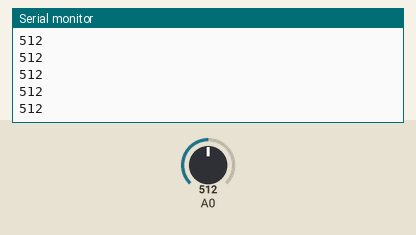
Recording of a sketch running on a simulated Arduino Uno, built with avr-gcc and run on an emulated ATmega328P. Parts: the last lines printed to the serial monitor. The inputs (shaded band) are chosen by the test bench; at power-on: A0 = 512.

Above: at 1.2 s.
1.3 s: A0 set to 716
At 1.32 s:
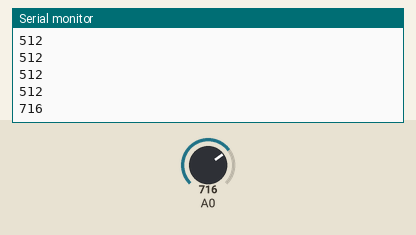
2.8 s: A0 set to 900
At 2.83 s:
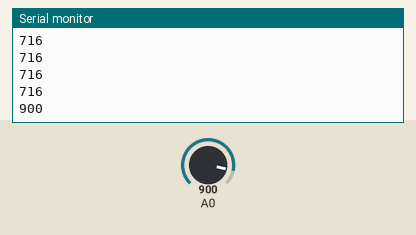
Timing chart, 0 to 5.8 s (numbered marks = the images above; inputs shaded):
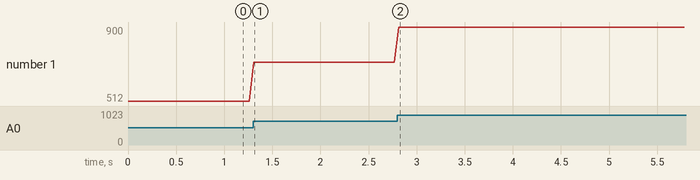

The sketch:

MyoWare_2.0_Muscle_Sensor.ino
```cpp
void setup()
{
  Serial.begin(115200);
  Serial.println("MyoWare analogRead_SINGLE");
}
void loop()
{
  int sensorValue = analogRead(A0);
  Serial.println(sensorValue);
  delay(50);
}
```

Measured:
- after the input at 1.3 s, the serial monitor: prints a new line at once (image 1)
- after the input at 2.8 s, the serial monitor: prints a new line at once (image 2)
- plotted number 1: 512 → 716 after the input at 1.3 s, 716 → 900 after the input at 2.8 s
